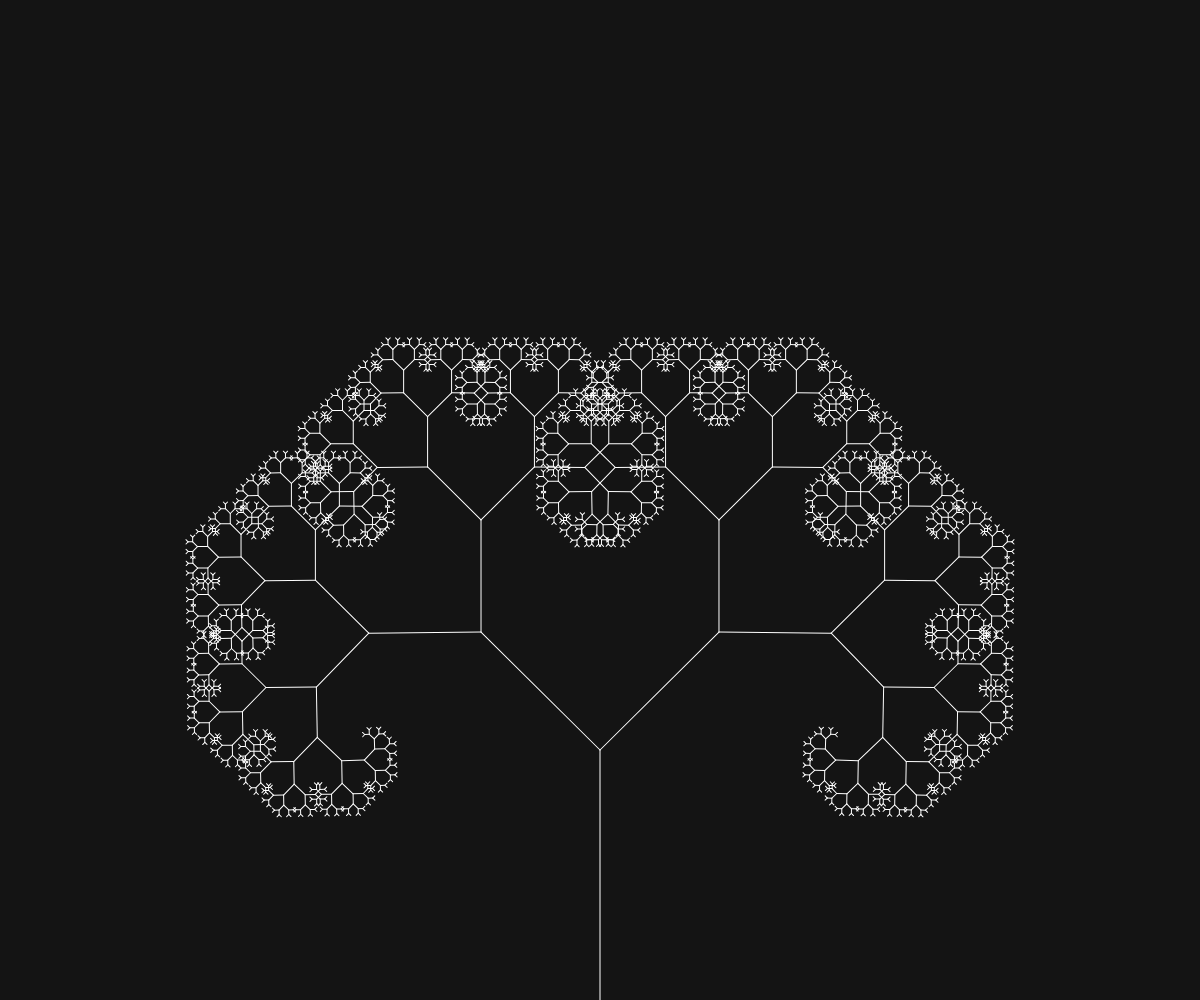
Frame 1 (no input)
Frame 60 (no input): identical to frame 1, image omitted
Frame 120 (the mouse pressed at the canvas centre since frame 60): identical to frame 1, image omitted

The p5.js sketch that drew this single still picture (run headless with seeded random() and noise() and a simulated clock; from frame 60 on, the mouse is pressed at the canvas centre):

// p5.js sketch
// ── sketch.js
var angle;
var radius;
var slider;
var branchLengthMult = 0.67;

function setup() {
    angle = PI/4;
    sliderAngle = createSlider(0, TWO_PI, PI/4, 0.01);
}

function draw() {
    createCanvas(windowWidth, windowHeight);

    background(20);
    angle = sliderAngle.value();
    stroke(255);
    translate(width/2, height);
    if (windowWidth < windowHeight) {
        radius = windowWidth;
    } else {
        radius = windowHeight;
    }
    branch(radius/4);
}

function branch(len) {
    line(0, 0, 0, -len);
    translate(0, -len);

    if (len > 4) {
        push();
        rotate(angle);
        branch(len * branchLengthMult);
        pop();
        push();
        rotate(-angle);
        branch(len * branchLengthMult);
        pop();
    }

}
